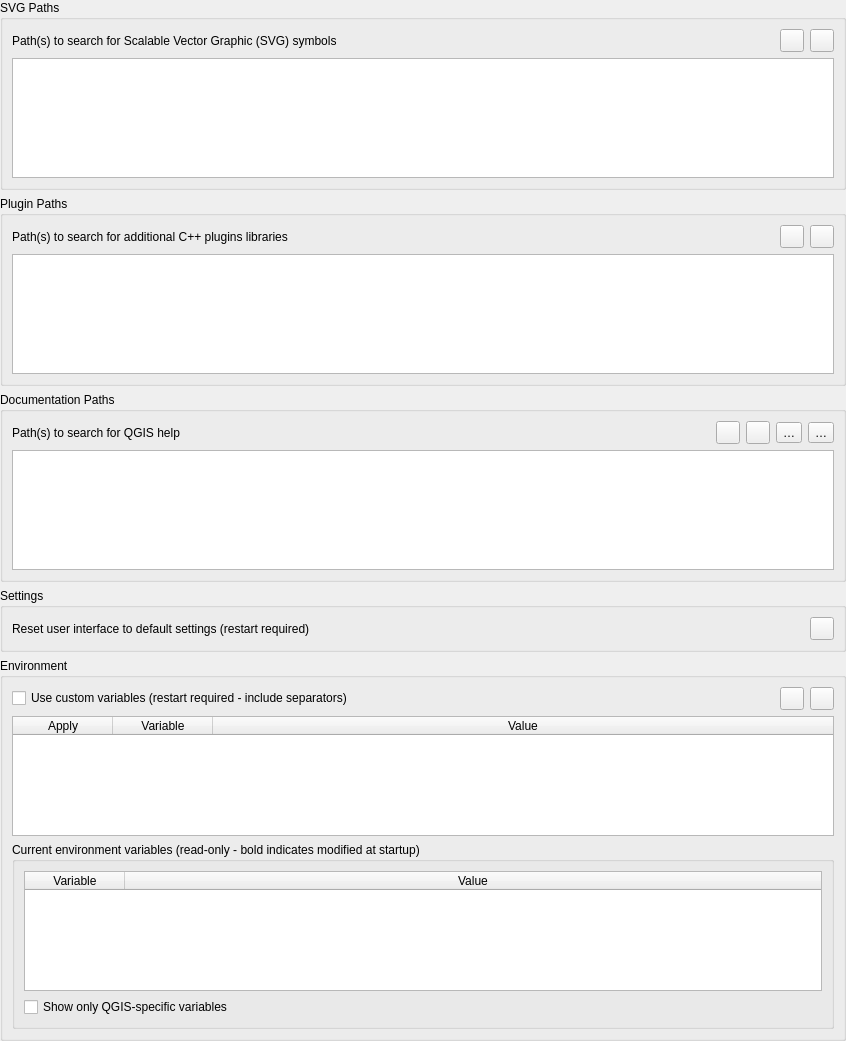
             <widget class="QWidget" name="mOptionsScrollAreaContents_03">
              <property name="geometry">
               <rect>
                <x>0</x>
                <y>0</y>
                <width>846</width>
                <height>940</height>
               </rect>
              </property>
              <layout class="QVBoxLayout" name="verticalLayout_22">
               <property name="leftMargin">
                <number>0</number>
               </property>
               <property name="topMargin">
                <number>0</number>
               </property>
               <property name="rightMargin">
                <number>0</number>
               </property>
               <property name="bottomMargin">
                <number>0</number>
               </property>
               <item>
                <widget class="QgsCollapsibleGroupBox" name="groupBox_2">
                 <property name="title">
                  <string>SVG Paths</string>
                 </property>
                 <layout class="QGridLayout" name="_6">
                  <item row="0" column="0">
                   <widget class="QLabel" name="mSVGLabel">
                    <property name="text">
                     <string>Path(s) to search for Scalable Vector Graphic (SVG) symbols</string>
                    </property>
                   </widget>
                  </item>
                  <item row="0" column="1">
                   <spacer>
                    <property name="orientation">
                     <enum>Qt::Horizontal</enum>
                    </property>
                    <property name="sizeHint" stdset="0">
                     <size>
                      <width>31</width>
                      <height>20</height>
                     </size>
                    </property>
                   </spacer>
                  </item>
                  <item row="0" column="2">
                   <widget class="QToolButton" name="mBtnAddSVGPath">
                    <property name="toolTip">
                     <string>Add new path</string>
                    </property>
                    <property name="text">
                     <string/>
                    </property>
                    <property name="icon">
                     <iconset resource="../../images/images.qrc">
                      <normaloff>:/images/themes/default/symbologyAdd.svg</normaloff>:/images/themes/default/symbologyAdd.svg</iconset>
                    </property>
                   </widget>
                  </item>
                  <item row="0" column="3">
                   <widget class="QToolButton" name="mBtnRemoveSVGPath">
                    <property name="toolTip">
                     <string>Remove path</string>
                    </property>
                    <property name="text">
                     <string/>
                    </property>
                    <property name="icon">
                     <iconset resource="../../images/images.qrc">
                      <normaloff>:/images/themes/default/symbologyRemove.svg</normaloff>:/images/themes/default/symbologyRemove.svg</iconset>
                    </property>
                   </widget>
                  </item>
                  <item row="1" column="0" colspan="4">
                   <widget class="QListWidget" name="mListSVGPaths">
                    <property name="minimumSize">
                     <size>
                      <width>0</width>
                      <height>120</height>
                     </size>
                    </property>
                   </widget>
                  </item>
                 </layout>
                </widget>
               </item>
               <item>
                <widget class="QgsCollapsibleGroupBox" name="groupBox_4">
                 <property name="title">
                  <string>Plugin Paths</string>
                 </property>
                 <layout class="QGridLayout" name="_3">
                  <item row="0" column="0">
                   <widget class="QLabel" name="mSVGLabel_2">
                    <property name="text">
                     <string>Path(s) to search for additional C++ plugins libraries</string>
                    </property>
                   </widget>
                  </item>
                  <item row="0" column="1">
                   <spacer>
                    <property name="orientation">
                     <enum>Qt::Horizontal</enum>
                    </property>
                    <property name="sizeHint" stdset="0">
                     <size>
                      <width>31</width>
                      <height>20</height>
                     </size>
                    </property>
                   </spacer>
                  </item>
                  <item row="0" column="2">
                   <widget class="QToolButton" name="mBtnAddPluginPath">
                    <property name="toolTip">
                     <string>Add new path</string>
                    </property>
                    <property name="text">
                     <string/>
                    </property>
                    <property name="icon">
                     <iconset resource="../../images/images.qrc">
                      <normaloff>:/images/themes/default/symbologyAdd.svg</normaloff>:/images/themes/default/symbologyAdd.svg</iconset>
                    </property>
                   </widget>
                  </item>
                  <item row="0" column="3">
                   <widget class="QToolButton" name="mBtnRemovePluginPath">
                    <property name="toolTip">
                     <string>Remove path</string>
                    </property>
                    <property name="text">
                     <string/>
                    </property>
                    <property name="icon">
                     <iconset resource="../../images/images.qrc">
                      <normaloff>:/images/themes/default/symbologyRemove.svg</normaloff>:/images/themes/default/symbologyRemove.svg</iconset>
                    </property>
                   </widget>
                  </item>
                  <item row="1" column="0" colspan="4">
                   <widget class="QListWidget" name="mListPluginPaths">
                    <property name="minimumSize">
                     <size>
                      <width>0</width>
                      <height>120</height>
                     </size>
                    </property>
                   </widget>
                  </item>
                 </layout>
                </widget>
               </item>
               <item>
                <widget class="QgsCollapsibleGroupBox" name="groupBox_29">
                 <property name="title">
                  <string>Documentation Paths</string>
                 </property>
                 <layout class="QGridLayout" name="_4">
                  <item row="0" column="5">
                   <widget class="QToolButton" name="mBtnMoveHelpDown">
                    <property name="toolTip">
                     <string>Lower selected path priority</string>
                    </property>
                    <property name="text">
                     <string>…</string>
                    </property>
                    <property name="icon">
                     <iconset resource="../../images/images.qrc">
                      <normaloff>:/images/themes/default/mActionArrowDown.svg</normaloff>:/images/themes/default/mActionArrowDown.svg</iconset>
                    </property>
                   </widget>
                  </item>
                  <item row="0" column="0">
                   <widget class="QLabel" name="mSVGLabel_5">
                    <property name="text">
                     <string>Path(s) to search for QGIS help</string>
                    </property>
                   </widget>
                  </item>
                  <item row="0" column="1">
                   <spacer>
                    <property name="orientation">
                     <enum>Qt::Horizontal</enum>
                    </property>
                    <property name="sizeHint" stdset="0">
                     <size>
                      <width>31</width>
                      <height>20</height>
                     </size>
                    </property>
                   </spacer>
                  </item>
                  <item row="0" column="2">
                   <widget class="QToolButton" name="mBtnAddHelpPath">
                    <property name="toolTip">
                     <string>Add new path</string>
                    </property>
                    <property name="text">
                     <string/>
                    </property>
                    <property name="icon">
                     <iconset resource="../../images/images.qrc">
                      <normaloff>:/images/themes/default/symbologyAdd.svg</normaloff>:/images/themes/default/symbologyAdd.svg</iconset>
                    </property>
                   </widget>
                  </item>
                  <item row="0" column="3">
                   <widget class="QToolButton" name="mBtnRemoveHelpPath">
                    <property name="toolTip">
                     <string>Remove path</string>
                    </property>
                    <property name="text">
                     <string/>
                    </property>
                    <property name="icon">
                     <iconset resource="../../images/images.qrc">
                      <normaloff>:/images/themes/default/symbologyRemove.svg</normaloff>:/images/themes/default/symbologyRemove.svg</iconset>
                    </property>
                   </widget>
                  </item>
                  <item row="1" column="0" colspan="6">
                   <widget class="QTreeWidget" name="mHelpPathTreeWidget">
                    <property name="minimumSize">
                     <size>
                      <width>0</width>
                      <height>120</height>
                     </size>
                    </property>
                    <attribute name="headerVisible">
                     <bool>false</bool>
                    </attribute>
                    <column>
                     <property name="text">
                      <string notr="true">1</string>
                     </property>
                    </column>
                   </widget>
                  </item>
                  <item row="0" column="4">
                   <widget class="QToolButton" name="mBtnMoveHelpUp">
                    <property name="toolTip">
                     <string>Raise selected path priority</string>
                    </property>
                    <property name="text">
                     <string>…</string>
                    </property>
                    <property name="icon">
                     <iconset resource="../../images/images.qrc">
                      <normaloff>:/images/themes/default/mActionArrowUp.svg</normaloff>:/images/themes/default/mActionArrowUp.svg</iconset>
                    </property>
                   </widget>
                  </item>
                 </layout>
                </widget>
               </item>
               <item>
                <widget class="QgsCollapsibleGroupBox" name="mQSettingsGrpBx">
                 <property name="title">
                  <string>Settings</string>
                 </property>
                 <layout class="QGridLayout" name="gridLayout_13">
                  <item row="0" column="1">
                   <spacer name="horizontalSpacer_42">
                    <property name="orientation">
                     <enum>Qt::Horizontal</enum>
                    </property>
                    <property name="sizeHint" stdset="0">
                     <size>
                      <width>40</width>
                      <height>20</height>
                     </size>
                    </property>
                   </spacer>
                  </item>
                  <item row="0" column="2">
                   <widget class="QToolButton" name="mRestoreDefaultWindowStateBtn">
                    <property name="toolTip">
                     <string>Reset</string>
                    </property>
                    <property name="text">
                     <string/>
                    </property>
                    <property name="icon">
                     <iconset resource="../../images/images.qrc">
                      <normaloff>:/images/themes/default/mActionUndo.svg</normaloff>:/images/themes/default/mActionUndo.svg</iconset>
                    </property>
                   </widget>
                  </item>
                  <item row="0" column="0">
                   <widget class="QLabel" name="mRestoreDefaultWindowStateLbl">
                    <property name="text">
                     <string>Reset user interface to default settings (restart required)</string>
                    </property>
                   </widget>
                  </item>
                 </layout>
                </widget>
               </item>
               <item>
                <widget class="QgsCollapsibleGroupBox" name="mEnvironmentGrpBx">
                 <property name="minimumSize">
                  <size>
                   <width>0</width>
                   <height>0</height>
                  </size>
                 </property>
                 <property name="title">
                  <string>Environment</string>
                 </property>
                 <layout class="QGridLayout" name="gridLayout_32">
                  <item row="1" column="3">
                   <widget class="QToolButton" name="mRemoveCustomVarBtn">
                    <property name="sizePolicy">
                     <sizepolicy hsizetype="Maximum" vsizetype="Fixed">
                      <horstretch>0</horstretch>
                      <verstretch>0</verstretch>
                     </sizepolicy>
                    </property>
                    <property name="toolTip">
                     <string>Remove variable</string>
                    </property>
                    <property name="text">
                     <string/>
                    </property>
                    <property name="icon">
                     <iconset resource="../../images/images.qrc">
                      <normaloff>:/images/themes/default/symbologyRemove.svg</normaloff>:/images/themes/default/symbologyRemove.svg</iconset>
                    </property>
                   </widget>
                  </item>
                  <item row="1" column="2">
                   <widget class="QToolButton" name="mAddCustomVarBtn">
                    <property name="sizePolicy">
                     <sizepolicy hsizetype="Maximum" vsizetype="Fixed">
                      <horstretch>0</horstretch>
                      <verstretch>0</verstretch>
                     </sizepolicy>
                    </property>
                    <property name="toolTip">
                     <string>Add new variable</string>
                    </property>
                    <property name="text">
                     <string/>
                    </property>
                    <property name="icon">
                     <iconset resource="../../images/images.qrc">
                      <normaloff>:/images/themes/default/symbologyAdd.svg</normaloff>:/images/themes/default/symbologyAdd.svg</iconset>
                    </property>
                   </widget>
                  </item>
                  <item row="4" column="0" colspan="4">
                   <widget class="QgsCollapsibleGroupBox" name="mCurrentVariablesGrpBx">
                    <property name="minimumSize">
                     <size>
                      <width>0</width>
                      <height>0</height>
                     </size>
                    </property>
                    <property name="title">
                     <string>Current environment variables (read-only - bold indicates modified at startup)</string>
                    </property>
                    <property name="collapsed" stdset="0">
                     <bool>false</bool>
                    </property>
                    <property name="saveCollapsedState" stdset="0">
                     <bool>true</bool>
                    </property>
                    <layout class="QVBoxLayout" name="verticalLayout_8">
                     <item>
                      <widget class="QTableWidget" name="mCurrentVariablesTable">
                       <property name="minimumSize">
                        <size>
                         <width>0</width>
                         <height>120</height>
                        </size>
                       </property>
                       <property name="selectionMode">
                        <enum>QAbstractItemView::SingleSelection</enum>
                       </property>
                       <property name="sortingEnabled">
                        <bool>true</bool>
                       </property>
                       <property name="wordWrap">
                        <bool>false</bool>
                       </property>
                       <attribute name="horizontalHeaderMinimumSectionSize">
                        <number>100</number>
                       </attribute>
                       <attribute name="horizontalHeaderShowSortIndicator" stdset="0">
                        <bool>true</bool>
                       </attribute>
                       <attribute name="horizontalHeaderStretchLastSection">
                        <bool>true</bool>
                       </attribute>
                       <attribute name="verticalHeaderVisible">
                        <bool>false</bool>
                       </attribute>
                       <column>
                        <property name="text">
                         <string>Variable</string>
                        </property>
                       </column>
                       <column>
                        <property name="text">
                         <string>Value</string>
                        </property>
                       </column>
                      </widget>
                     </item>
                     <item>
                      <widget class="QCheckBox" name="mCurrentVariablesQGISChxBx">
                       <property name="text">
                        <string>Show only QGIS-specific variables</string>
                       </property>
                      </widget>
                     </item>
                    </layout>
                   </widget>
                  </item>
                  <item row="1" column="0">
                   <widget class="QCheckBox" name="mCustomVariablesChkBx">
                    <property name="text">
                     <string>Use custom variables (restart required - include separators)</string>
                    </property>
                   </widget>
                  </item>
                  <item row="1" column="1">
                   <spacer name="horizontalSpacer_14">
                    <property name="orientation">
                     <enum>Qt::Horizontal</enum>
                    </property>
                    <property name="sizeHint" stdset="0">
                     <size>
                      <width>40</width>
                      <height>20</height>
                     </size>
                    </property>
                   </spacer>
                  </item>
                  <item row="3" column="0" colspan="4">
                   <widget class="QTableWidget" name="mCustomVariablesTable">
                    <property name="minimumSize">
                     <size>
                      <width>0</width>
                      <height>120</height>
                     </size>
                    </property>
                    <property name="editTriggers">
                     <set>QAbstractItemView::AllEditTriggers</set>
                    </property>
                    <property name="selectionMode">
                     <enum>QAbstractItemView::SingleSelection</enum>
                    </property>
                    <property name="sortingEnabled">
                     <bool>true</bool>
                    </property>
                    <property name="wordWrap">
                     <bool>false</bool>
                    </property>
                    <property name="cornerButtonEnabled">
                     <bool>false</bool>
                    </property>
                    <attribute name="horizontalHeaderMinimumSectionSize">
                     <number>4</number>
                    </attribute>
                    <attribute name="horizontalHeaderShowSortIndicator" stdset="0">
                     <bool>true</bool>
                    </attribute>
                    <attribute name="horizontalHeaderStretchLastSection">
                     <bool>true</bool>
                    </attribute>
                    <attribute name="verticalHeaderVisible">
                     <bool>false</bool>
                    </attribute>
                    <column>
                     <property name="text">
                      <string>Apply</string>
                     </property>
                    </column>
                    <column>
                     <property name="text">
                      <string>Variable</string>
                     </property>
                    </column>
                    <column>
                     <property name="text">
                      <string>Value</string>
                     </property>
                    </column>
                   </widget>
                  </item>
                 </layout>
                </widget>
               </item>
               <item>
                <spacer name="verticalSpacer_11">
                 <property name="orientation">
                  <enum>Qt::Vertical</enum>
                 </property>
                 <property name="sizeHint" stdset="0">
                  <size>
                   <width>20</width>
                   <height>40</height>
                  </size>
                 </property>
                </spacer>
               </item>
              </layout>
             </widget>
